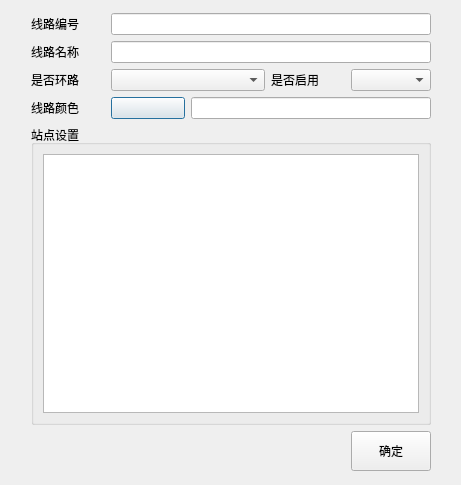
<?xml version="1.0" encoding="UTF-8"?>
<ui version="4.0">
 <class>RouteDialog</class>
 <widget class="QDialog" name="RouteDialog">
  <property name="geometry">
   <rect>
    <x>0</x>
    <y>0</y>
    <width>461</width>
    <height>485</height>
   </rect>
  </property>
  <property name="windowTitle">
   <string>线路设置</string>
  </property>
  <layout class="QGridLayout" name="gridLayout_3">
   <item row="0" column="1">
    <spacer name="verticalSpacer">
     <property name="orientation">
      <enum>Qt::Vertical</enum>
     </property>
     <property name="sizeHint" stdset="0">
      <size>
       <width>20</width>
       <height>10</height>
      </size>
     </property>
    </spacer>
   </item>
   <item row="1" column="0">
    <spacer name="horizontalSpacer_2">
     <property name="orientation">
      <enum>Qt::Horizontal</enum>
     </property>
     <property name="sizeHint" stdset="0">
      <size>
       <width>11</width>
       <height>20</height>
      </size>
     </property>
    </spacer>
   </item>
   <item row="1" column="1">
    <layout class="QGridLayout" name="gridLayout_2">
     <item row="4" column="0" colspan="5">
      <widget class="QGroupBox" name="groupBox">
       <property name="minimumSize">
        <size>
         <width>400</width>
         <height>300</height>
        </size>
       </property>
       <property name="title">
        <string>站点设置</string>
       </property>
       <layout class="QGridLayout" name="gridLayout">
        <item row="0" column="0">
         <widget class="QTextEdit" name="textEditStations"/>
        </item>
       </layout>
      </widget>
     </item>
     <item row="0" column="0">
      <widget class="QLabel" name="label_6">
       <property name="text">
        <string>线路编号</string>
       </property>
      </widget>
     </item>
     <item row="3" column="2" colspan="3">
      <widget class="QLineEdit" name="lineEditColor">
       <property name="maximumSize">
        <size>
         <width>16777215</width>
         <height>16777215</height>
        </size>
       </property>
      </widget>
     </item>
     <item row="3" column="0">
      <widget class="QLabel" name="label_2">
       <property name="text">
        <string>线路颜色</string>
       </property>
      </widget>
     </item>
     <item row="3" column="1">
      <widget class="QPushButton" name="pushButtonColor">
       <property name="text">
        <string/>
       </property>
      </widget>
     </item>
     <item row="0" column="1" colspan="4">
      <widget class="QLineEdit" name="lineEditID"/>
     </item>
     <item row="5" column="4">
      <widget class="QPushButton" name="pushButton">
       <property name="minimumSize">
        <size>
         <width>80</width>
         <height>40</height>
        </size>
       </property>
       <property name="text">
        <string>确定</string>
       </property>
      </widget>
     </item>
     <item row="1" column="0">
      <widget class="QLabel" name="label">
       <property name="text">
        <string>线路名称</string>
       </property>
      </widget>
     </item>
     <item row="1" column="1" colspan="4">
      <widget class="QLineEdit" name="lineEditName"/>
     </item>
     <item row="5" column="0" colspan="4">
      <spacer name="horizontalSpacer">
       <property name="orientation">
        <enum>Qt::Horizontal</enum>
       </property>
       <property name="sizeHint" stdset="0">
        <size>
         <width>158</width>
         <height>20</height>
        </size>
       </property>
      </spacer>
     </item>
     <item row="2" column="1" colspan="2">
      <widget class="QComboBox" name="comboBoxRing"/>
     </item>
     <item row="2" column="0">
      <widget class="QLabel" name="label_3">
       <property name="text">
        <string>是否环路</string>
       </property>
      </widget>
     </item>
     <item row="2" column="3">
      <widget class="QLabel" name="label_4">
       <property name="text">
        <string>是否启用</string>
       </property>
      </widget>
     </item>
     <item row="2" column="4">
      <widget class="QComboBox" name="comboBoxEnabled"/>
     </item>
    </layout>
   </item>
   <item row="1" column="2">
    <spacer name="horizontalSpacer_3">
     <property name="orientation">
      <enum>Qt::Horizontal</enum>
     </property>
     <property name="sizeHint" stdset="0">
      <size>
       <width>12</width>
       <height>20</height>
      </size>
     </property>
    </spacer>
   </item>
   <item row="2" column="1">
    <spacer name="verticalSpacer_2">
     <property name="orientation">
      <enum>Qt::Vertical</enum>
     </property>
     <property name="sizeHint" stdset="0">
      <size>
       <width>20</width>
       <height>10</height>
      </size>
     </property>
    </spacer>
   </item>
  </layout>
 </widget>
 <tabstops>
  <tabstop>lineEditID</tabstop>
  <tabstop>lineEditName</tabstop>
  <tabstop>comboBoxRing</tabstop>
  <tabstop>comboBoxEnabled</tabstop>
  <tabstop>pushButtonColor</tabstop>
  <tabstop>lineEditColor</tabstop>
  <tabstop>textEditStations</tabstop>
  <tabstop>pushButton</tabstop>
 </tabstops>
 <resources/>
 <connections/>
</ui>
